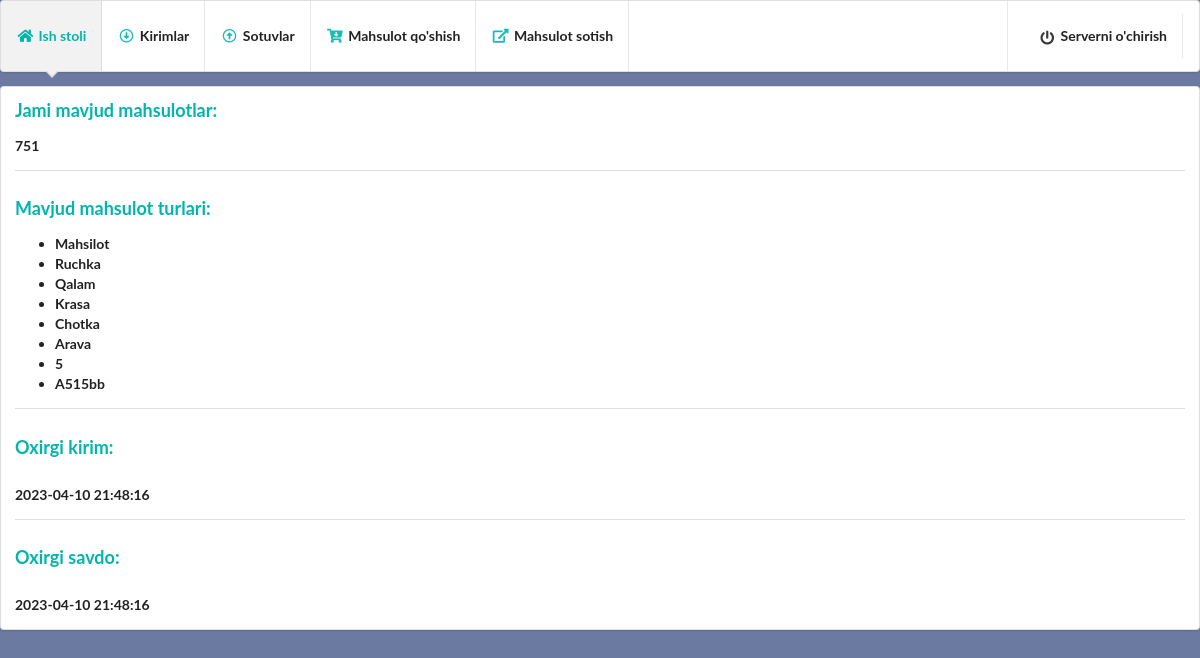
/dashboard, run on the app's committed database.
### modules.py (models this page shows, shortened)
class inheritedClassName(db.Model):
    __abstract__ = True

@dataclass
class Items(inheritedClassName):
    id: int
    name: String
    count: int
    in_time: DateTime
    in_price: Integer
    __tablename__ = "items"
    id = Column(Integer, primary_key=True)
    name = Column(String, nullable=False)
    count = Column(Integer, default=0)
    in_time = Column(DateTime)
    in_price = Column(Integer)

@dataclass
class Imports(inheritedClassName):
    id: int
    name: String
    count: int
    in_time: DateTime
    in_price: Integer
    __tablename__ = "imports"
    id = Column(Integer, primary_key=True)
    name = Column(String, nullable=False)
    count = Column(Integer, default=0)
    in_time = Column(DateTime)
    in_price = Column(Integer)

### main.py (the view)
@app.route('/dashboard')
def dashboard():
    items = Items.query.all()
    count_items = 0
    names = []
    for item in items:
        count_items += item.count
        if item.name not in names:
            names.append(item.name)
    newest_item = Imports.query.order_by(desc(Imports.in_time)).first()
    newest_sale = Sales.query.order_by(desc(Sales.out_time)).first()
    if newest_item:
        last_in_name = newest_item.name
        last_in_date = newest_item.in_time
    else:
        last_in_name = ''
        last_in_date = ''
    if newest_sale:
        last_out_name = newest_item.name
        last_out_date = newest_item.in_time
    else:
        last_out_name = ''
        last_out_date = ''
    response = {
        "count_items": count_items,
        "names": names,
        "last_in_name": last_in_name,
        "last_in_date": last_in_date,
        "last_out_name": last_out_name,
        "last_out_date": last_out_date
    }
    return render_template('dashboard.html', response=response)

### templates/dashboard.html (shortened to what this page needs)
<!DOCTYPE html>
<html lang="en">
<head>
    <link rel="stylesheet" href="{{ url_for('static', filename='semantic-ui/semantic.min.css') }}">
</head>
<body style="background-color: #6B7AA1;">
  <div class="ui pointing menu teal">
    <a href="/dashboard" class="active item">
        <i class="home icon teal"></i>
        <b>Ish stoli</b>
    </a>
    <a href="/imports/1" class="item">
        <i class="arrow alternate circle down outline icon teal"></i>
        <b>Kirimlar</b>
    </a>
    <a href="/sales/1" class="item">
        <i class="arrow alternate circle up outline icon teal"></i>
        <b>Sotuvlar</b>
    </a>
    <a href="/add_item" class="item">
        <i class="cart arrow down icon teal"></i>
        <b>Mahsulot qo'shish</b>
    </a>
    <a href="/items" class="item">
        <i class="external alternate icon teal"></i>
        <b>Mahsulot sotish</b>
    </a>
    <div class="right menu">
        <div class="item">
            <a href="/stop" class="item">
                <i class="power off icon"></i>
                <b>Serverni o'chirish</b>
            </a>
        </div>
    </div>
  </div>
          <div class="ui segment ">
            <h3 class="ui teal header">Jami mavjud mahsulotlar:</h3>
            <p>{{ response.count_items }}</p>
            <div class="ui inverted divider"></div>
            <h3 class="ui teal header">Mavjud mahsulot turlari:</h3>
            <ul>
                {% for name in response.names %}
                <li>{{ name }}</li>
                {% endfor %}
            </ul>
            <div class="ui inverted divider"></div>
            <h3 class="ui teal header">Oxirgi kirim:</h3>
            <p>{{ response.last_in_date }}</p>
            <div class="ui inverted divider"></div>
            <h3 class="ui teal header">Oxirgi savdo:</h3>
            <p>{{ response.last_out_date }}</p>
          </div>
</body>
</html>

### templates/dashboard.html (style rules this page uses)
p { font-weight: bold; }
li { font-weight: bold; }

### data on the page
Items: name "Mahsilot"
Items: name "Ruchka"
Items: name "Qalam"
Items: name "Krasa"
Items: name "Chotka"
Items: name "Arava"
Items: name "A515bb"
Imports: last_in_date "2023-04-10 21:48:16", last_out_date "2023-04-10 21:48:16"

### other printed values
{{ response.count_items }} "751"
{{ name }} "5"
